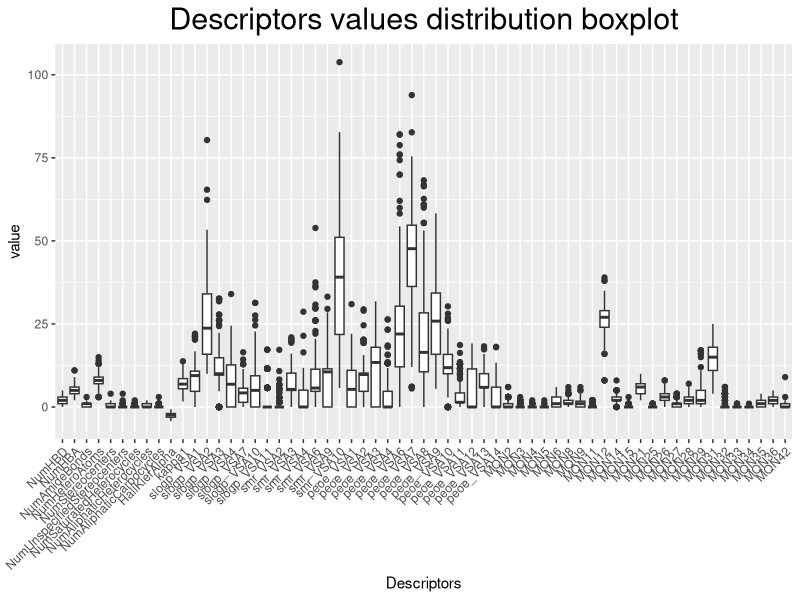
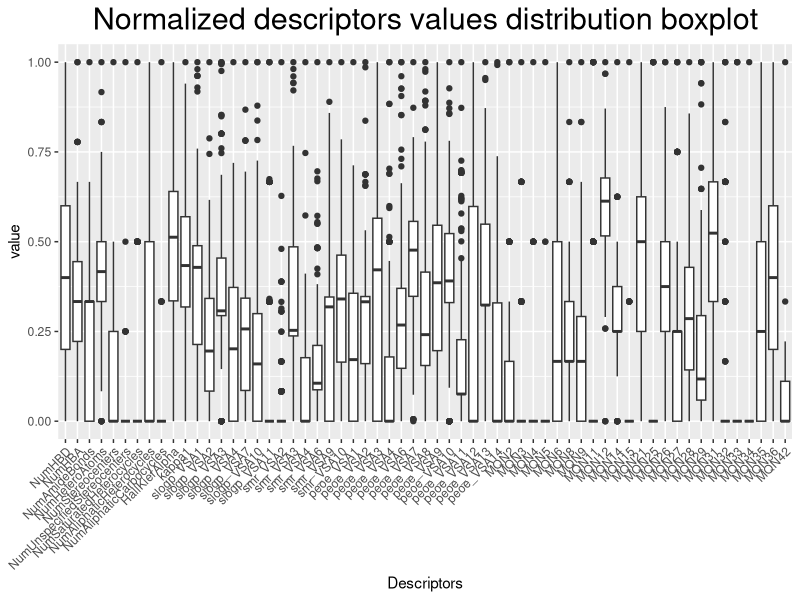
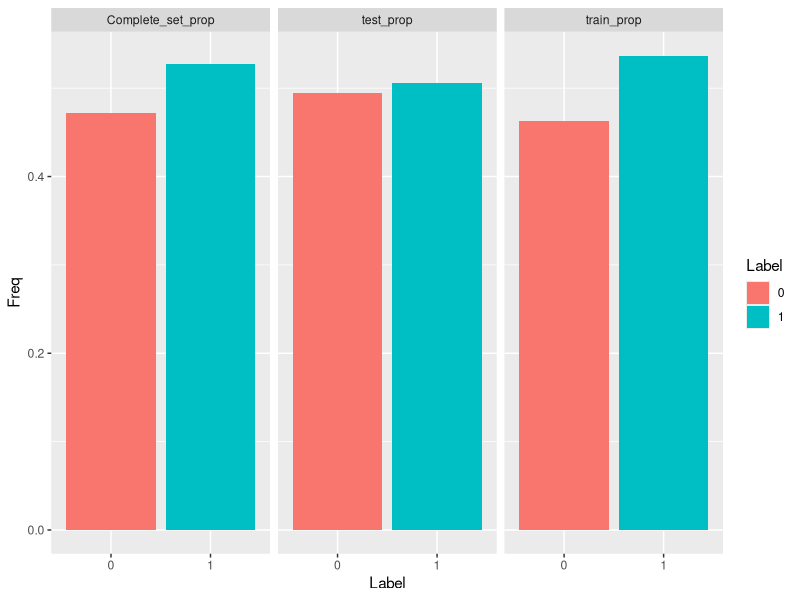

Here is the R script that generated these plots, in order:
# Libraries ============
library(ggplot2)
library(reshape2)
library(dplyr)
library(class)

# Input archives reading
data_chembl <- read.csv("data/data.csv",sep = ";",dec = ".")
data <- read.csv("data/CHEMBL4372_Desc.csv",sep = ",",dec = ".")
variables <- data[ ,9:127]  # Df containing only the descriptors


# DATA PREPARATION ============================
# Correlation based Feature Selection ==========
cor_matrix <- cor(variables)  # Calculate cor matrix
cor_matrix[!lower.tri(cor_matrix)] <- 0  # Erase half of the mirror matrix

# Eliminating highly correlated variables
variables_0.8 <- variables[, !apply(cor_matrix, 2,
                                    function(x) any(abs(x) > 0.8, na.rm = TRUE))]
removed_var <- colnames(cor_matrix)[apply(cor_matrix, 2,
                                             function(x) any(abs(x) > 0.8, na.rm = TRUE))]
cat("No of variables after setting 0.8 as cut-off: ", ncol(variables_0.8),
    "\nEliminated variables:\n", removed_var)

'
variables_0.85 <- variables[, !apply(cor_matrix, 2,
                                    function(x) any(abs(x) > 0.85, na.rm = TRUE))]
variables_0.9 <- variables[, !apply(cor_matrix, 2,
                                    function(x) any(abs(x) > 0.9, na.rm = TRUE))]
cat("No of variables after setting 0.8 as cut-off: ", ncol(variables_0.8),
      "\nNo of variables after setting 0.85 as cut-off: ", ncol(variables_0.85),
      "\nNo of variables after setting 0.9 as cut-off: ", ncol(variables_0.9))
'


# Variance based Feature Selection ==========
variances <- data.frame(t(apply(variables_0.8, 2, var)))
removed_var <- colnames(variances)[which((!abs(variances) > 0))]
data_df <- variables_0.8[,apply(variances, 2,
                               function(x) any(abs(x) > 0, na.rm = TRUE))]
cat("Variable No. after eliminating variance = 0: ", ncol(data_df),
    "\nEliminated variables: ", removed_var)

# First description of the variables ==============
#pdf(file = "plots/boxplot_variables_1.pdf", width = 15, height = 8)
ggplot(melt(data_df), aes(x = variable, y = value)) +
  labs(title = "Descriptors values distribution boxplot", x = "Descriptors") + 
  geom_boxplot() + theme(axis.text.x = element_text(angle = 45, hjust=1),
                         plot.title = element_text(size = 22, hjust = 0.5))
#dev.off()


# Normalization =========
normalize <- function(x) {
  return ((x - min(x)) / (max(x) - min(x)))
}

# test normalization function - the results should be identical
normalize(c(1, 2, 3, 4, 5))
normalize(c(10, 20, 30, 40, 50))
norm_data <- as.data.frame(lapply(data_df, normalize))

# boxplot normalized data
#pdf(file = "plots/boxplot_variables_2.pdf", width = 15, height = 8)
ggplot(melt(norm_data), aes(x = variable, y = value)) +
  labs(title = "Normalized descriptors values distribution boxplot", x = "Descriptors") + 
  geom_boxplot() + theme(axis.text.x = element_text(angle = 45, hjust=1),
                         plot.title = element_text(size = 22, hjust = 0.5))
#dev.off()

# print out into the same pdf
'
library(gridExtra)
p <- ggplot(melt(data_df), aes(x = variable, y = value)) +
  labs(title = "Descriptors values distribution boxplot", x = "Descriptors", tag = "A") + 
  geom_boxplot() + theme(axis.text.x = element_text(angle = 45, hjust=1),
                         plot.title = element_text(size = 22, hjust = 0.5),
                         plot.tag = element_text(size = 16))
  
q <- ggplot(melt(norm_data), aes(x = variable, y = value)) +
  labs(title = "Normalized descriptors values distribution boxplot", x = "Descriptors", tag = "B") +
  geom_boxplot() + theme(axis.text.x = element_text(angle = 45, hjust=1),
                         plot.title = element_text(size = 22, hjust = 0.5),
                         plot.tag = element_text(size = 16))
pdf(file = "plots/melted_boxplot.pdf", onefile = TRUE, width = 15, height = 16)
grid.arrange(p,q)
dev.off()
'

# Define labels =========
label <- c()
for (i in 1:nrow(data)) {
  #Std.value equal or bigger than 11000 will set as active
  if (data$Standard.Value[i] >= 11000){  
    label[i] = 1  # label 1 = active
  }
  else {
    label[i] = 0  # label 0 = inactive
    }
}
norm_data <- cbind(label, norm_data)
norm_data$label <- as.factor(norm_data$label)
table(norm_data$label)
prop.table(table(norm_data$label))


# Train Test Split ========
set.seed(12345)
norm_data$id <- 1:nrow(norm_data)  # create temporary variable to facilitate sampling
train <- norm_data %>% dplyr::sample_frac(0.7)  # Split train set
test  <- dplyr::anti_join(norm_data, train, by = "id")  # Split test set

# Proportion tables
complete_set_prop <- as.data.frame(prop.table(table(norm_data$label)))
colnames(complete_set_prop)[1] <- c("Complete_set_prop")
train_prop <- as.data.frame(prop.table(table(train$label)))
colnames(train_prop)[1] <- c("train_prop")
test_prop <- as.data.frame(prop.table(table(test$label)))
colnames(test_prop)[1] <- c("test_prop")

# Barplot to compare proportions
all_sets <- list(complete_set_prop, train_prop, test_prop)  # Setting all tables to the same data frame
all_sets <- lapply(all_sets, function(dat) {  # Add "type" and "label" column
  dat$type <- colnames(dat)[1]
  colnames(dat)[1] <- "Label"
  dat
})
all_sets <- do.call(rbind, all_sets)  # Include all tables to the same data frame
#pdf(file = "plots/prop_table_sets.pdf")
ggplot(all_sets,aes(x=Label, y=Freq, fill = Label)) +
  geom_col() + 
  facet_wrap(~ type, scales = "free_x")
#dev.off()


# Remove temporary variable
norm_data <- subset(norm_data, select = -c(id))
train <- subset(train, select = -c(id))
test <- subset(test, select = -c(id))

